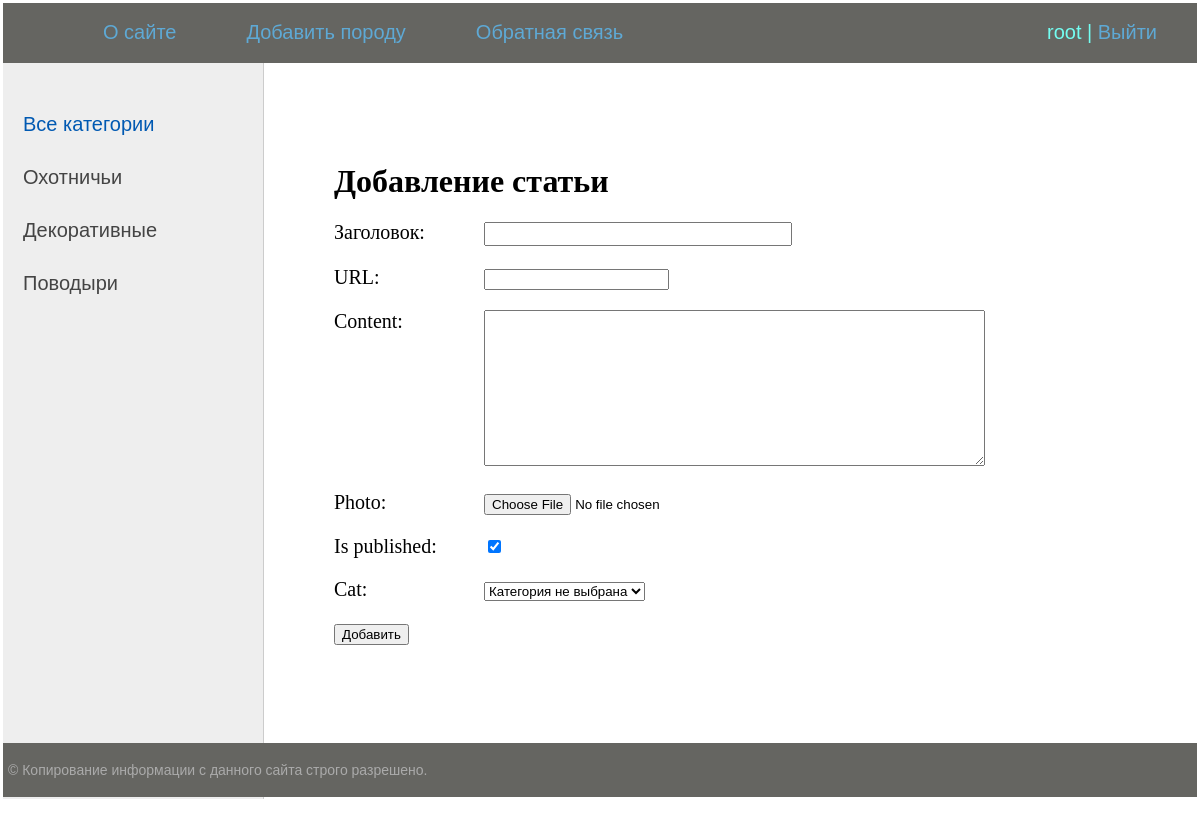
/adddog/ (signed in), run on the app's committed database.
### dogs/models.py (models this page shows)
class Category(models.Model):
    name = models.CharField(max_length=100, db_index=True)
    slug = models.SlugField(max_length=255, unique=True, db_index=True, verbose_name="URL")
    def __str__(self):
        return self.name
    def get_absolute_url(self):
        return reverse('category', kwargs={'cat_slug': self.slug})
    class Meta:
        verbose_name = 'Категория'
        verbose_name_plural = 'Категории'
        ordering = ['id']

### dogs/views.py (the view)
# urls.py: path('adddog/', AddPage.as_view(), name='add_dog'),
class AddPage(LoginRequiredMixin, DataMixin, CreateView):
    form_class = AddPostForm
    template_name = 'dogs/adddog.html'
    success_url = reverse_lazy('home')
    def get_context_data(self, *, object_list=None, **kwargs):
        context = super().get_context_data(**kwargs)
        c_def = self.get_user_context(title='Добавление статьи')
        return dict(list(context.items()) + list(c_def.items()))

### dogs/forms.py (shortened to what this page needs)
class AddPostForm(forms.ModelForm):
    def __init__(self, *args, **kwargs):
        super().__init__(*args, **kwargs)
        self.fields['cat'].empty_label = "Категория не выбрана"
    class Meta:
        model = Dogs  # Связь формы с нужной модель.
        fields = ['title', 'slug', 'content', 'photo', 'is_published', 'cat']
        widgets = {
            'title': forms.TextInput(attrs={'class': 'form-input'}),
            'content': forms.Textarea(attrs={'cols': 60, 'rows': 10})
        }

### dogs/utils.py (called while the page is built)
    def get_user_context(self, **kwargs):
        context = kwargs
        cats = cache.get('cats')
        if not cats:
            cats = Category.objects.all()
            cache.set('cats', cats, 60)
        context['menu'] = menu
        context['cats'] = cats
        if 'cat_selected' not in context:
            context['cat_selected'] = 0
        return context

### dogs/templates/dogs/adddog.html (shortened to what this page needs)
{% extends 'dogs/base.html' %}
{% block content %}
<h1>{{title}}</h1>
<form action="{% url 'add_dog' %}" method="post", enctype="multipart/form-data">
{% for f in form %}
<p><label class="form-label" for="{{ f.id_for_label }}">{{f.label}}: </label>{{ f }}</p>
{% endfor %}
    <button type="submit">Добавить</button>
</form>
{% endblock %}

### dogs/templates/dogs/base.html (shortened to what this page needs)
{% load static %}
{% load dogs_tags %}
<!DOCTYPE html>
<html>
<head>
	<link type="text/css" href="{% static 'dogs/css/styles.css' %}" rel="stylesheet" />
</head>
<body>
<table class="table-page" >
<tr><td valign=top>
{% block mainmenu %}
		<div class="header">
			<ul id="mainmenu" class="mainmenu">
			<li class="logo"><a href="{% url 'home' %}"><div class="logo"></div></a></li>
{% for m in menu %}
			<li><a href="{% url m.url_name %}">{{m.title}}</a></li>
{% endfor %}
				{% if request.user.is_authenticated %}
				<li class="last"> {{user.username}} | <a href="{% url 'logout' %}">Выйти</a></li>
				{% else %}
				<li class="last"><a href="{% url 'register' %}">Регистрация</a> | <a href="{% url 'login' %}">Войти</a></li>
				{% endif %}
			</ul>
		</div>
{% endblock mainmenu %}
<table class="table-content" border=0 cellpadding="0" cellspacing="0">
<tr>
	<td valign="top" class="left-chapters">
	<ul id="leftchapters">
{% if cat_selected == 0 %}
		<li class="selected">Все категории</li>
{% else %}
		<li><a href="{% url 'home' %}">Все категории</a></li>
{% endif %}
{% for c in cats %}
	{% if c.pk == cat_selected %}
		<li class="selected">{{c.name}}</li>
	{% else %}
		<li><a href="{{ c.get_absolute_url }}">{{c.name}}</a></li>
	{% endif %}
{% endfor %}
	</ul>
</td>
<td valign="top" class="content">
	<div class="content-text">
{% block content %}
{% endblock %}
	</div>
</td></tr></table>
</td></tr>
<tr><td valign=top>
	<div id="footer">
		<p>&copy; Копирование информации с данного сайта строго разрешено.</p>
	</div>
</td></tr></table>
</body>
</html>

### dogs/static/dogs/css/styles.css (style rules this page uses)
html, body { font-family: 'Arial'; margin: 0; padding: 0; height: 100%; width: 100%; color: #444; }
a { color: #0059b2; text-decoration: none; }
.table-page { width: 100%; height: 100%; vertical-align: top; }
.table-page tr { height: 100%; }
.header { background: #656561; height: 60px; }
.logo { background: url('../images/home.png') no-repeat 10px 5px; width: 70px; height: 60px; }
ul.mainmenu { list-style: none; margin: 0; padding: 0; height: 60px; color: #73fdf1; font-size: 20px; overflow: hidden; }
ul.mainmenu li { float: left; margin: 18px 40px 0 30px; }
ul.mainmenu li.logo { margin: 0; }
ul.mainmenu li.last { float: right; }
ul.mainmenu li a { color: #5ea9d5; text-decoration: none; }
.table-content { width: 100%; min-height: 100%; height: 100%; }
.left-chapters { margin: 0; background: #eee; border-right: 1px solid #ccc; min-height: 100%; }
.left-chapters ul { width: 230px; min-height: 100%; margin: 0; padding: 20px 10px 10px 20px; list-style: none; font-size: 20px; }
.left-chapters ul li { margin: 30px 0 0 0; color: #999; }
.left-chapters ul li.selected { color: #0059b2; }
.left-chapters ul li a { color: #444; text-decoration: none; }
.content { padding: 40px 20px 20px 40px; width: 100%; box-sizing: border-box; }
.content-text { margin: 60px 0 0 30px; color: #000; font-size: 20px; font-family: Yandex Sans Display Light; }
.content-text h1 { font-size: 32px; }
#footer { box-sizing: border-box; background: #656561; padding: 5px; color: #aaa; font-size: 14px; font-family: Verdana, Geneva, Arial, Helvetica; text-align: left; overflow: hidden; }
.form-input { width: 300px; font-size: 16px; }
.form-label { display: inline-block; min-width: 150px; vertical-align: top; }

### data on the page
Category: name "Охотничьи"
Category: name "Декоративные"
Category: name "Поводыри"

### other printed values
{{ m.title }} "О сайте" "Добавить породу" "Обратная связь"
{{ user.username }} "root"
{{ title }} "Добавление статьи"
{{ f.label }} "Заголовок" "URL" "Content" "Photo" "Is published" "Cat"
